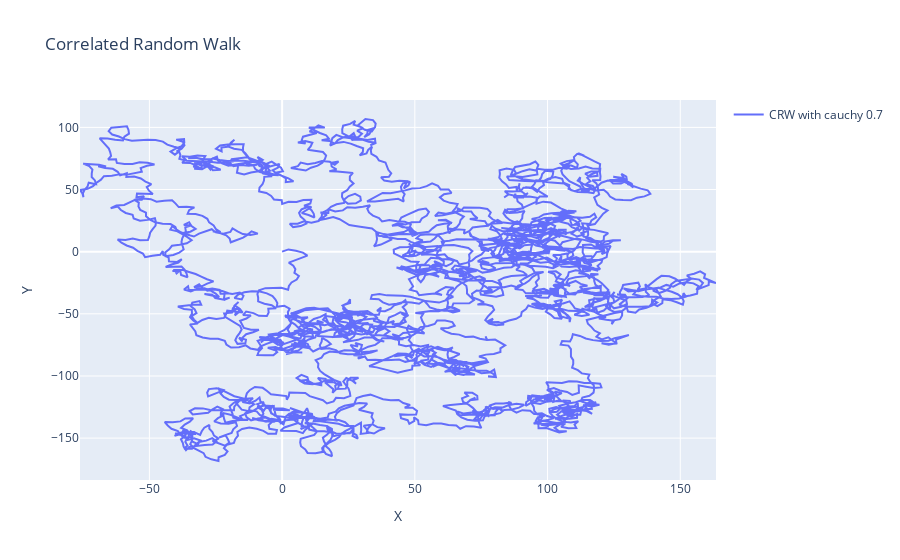

This figure's notebook cell:
### Markdown cell above
**Activity 1:** Correlated Random Walk - 1 Trajectory (**3 pts**)
- Select rotations from a **Cauchy** distribution (scipy).
- Implement usign **Vec2d** class.
- Keep trajectory in a **numpy** array
- Visualize trajectory using **plotly** - 2D projection

### Code cell
# Parameters
num_steps = 4000 # Number of steps in the trajectory
speed = 3.0 # Constant speed of the walker
coefficient = 0.7 # Scale parameter for the Cauchy distribution

trajectory = np.zeros((num_steps, 2))
# Init velocity vector
velocity = Vec2d(speed, 0)

for i in range(1, num_steps):
    # The scale parameter (coefficient) controls the spread of the angles
    angle = cauchy.rvs(scale=coefficient)

    # Rotate the velocity vector by the angle
    velocity = velocity.rotated(angle)
    # Update the position of the walker
    trajectory[i] = (trajectory[i - 1] + np.array([velocity.x, velocity.y]))

# Plot trajectory
fig = go.Figure()
fig.add_trace(go.Scatter(x=trajectory[:, 0], y=trajectory[:, 1], mode='lines', name=f'CRW with cauchy {coefficient}'))
fig.update_layout(title='Correlated Random Walk', xaxis_title='X', yaxis_title='Y', showlegend=True)
fig.show()

### Figure 1 — Plotly figure (JSON) as saved in the notebook; plotly's stock layout.template omitted (floating-point values rounded to 4 significant figures; data arrays with more than 128 entries replaced by an {"elided": "..."} marker saying what was removed)
{"data": [{"mode": "lines", "name": "CRW with cauchy 0.7", "type": "scatter", "x": {"elided": "4000 float values"}, "y": {"elided": "4000 float values"}}], "layout": {"showlegend": true, "title": {"text": "Correlated Random Walk"}, "xaxis": {"title": {"text": "X"}}, "yaxis": {"title": {"text": "Y"}}}}
